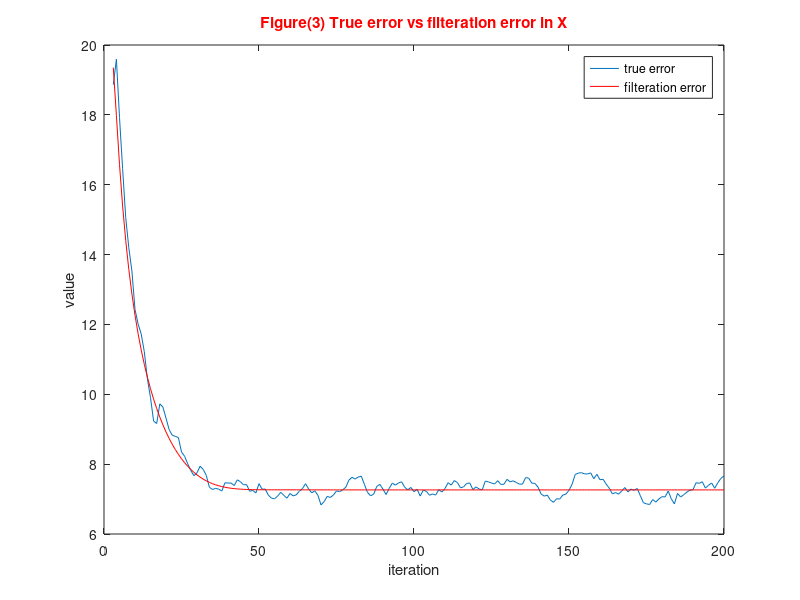
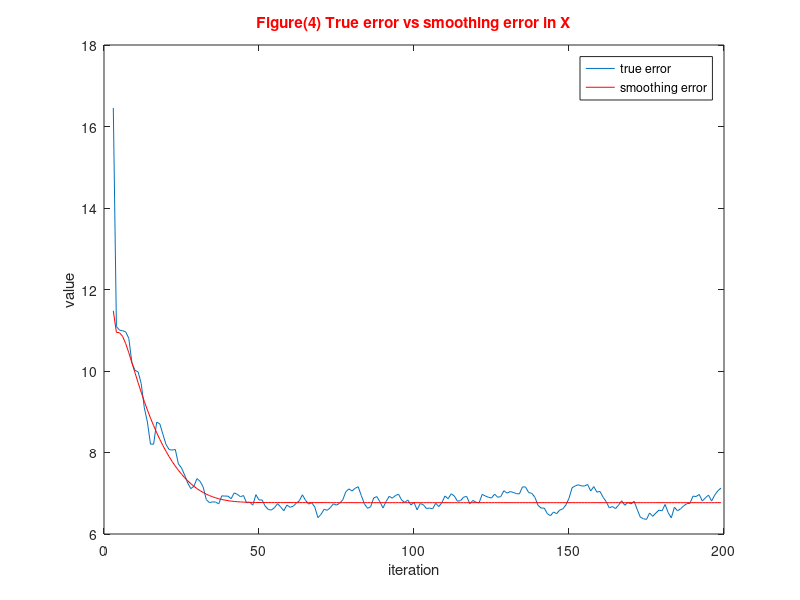
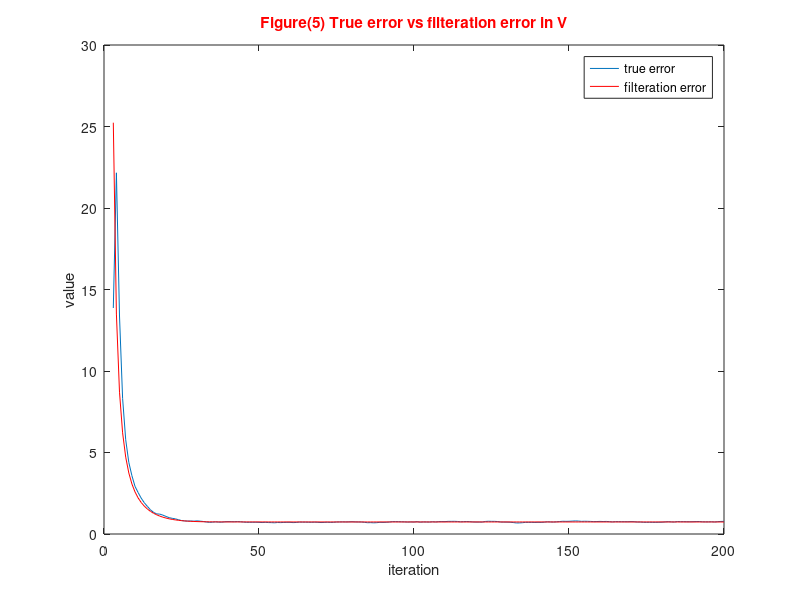
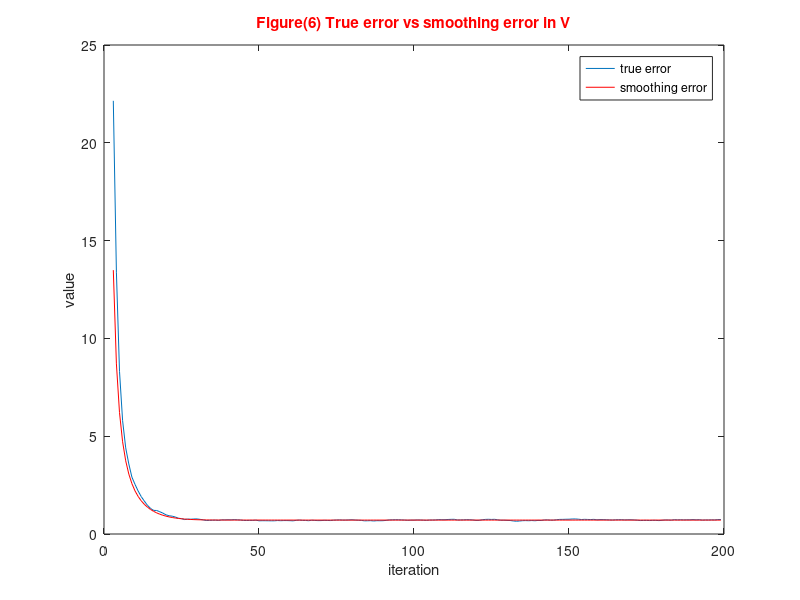

These charts were generated, in order, by the following MATLAB code:
M = 500;
    N=200;              % size of trajectory
    err_run_X = zeros(N-2,M);
    err_run_V = zeros(N-2,M);
    err_run_Xs = zeros(N-3,M);
    err_run_Vs = zeros(N-3,M);
    
    for r = 1:M
        x = zeros(N,1);     % real data for position
        V = zeros(N,1);     % real data for velocity
        a = zeros(N,1);     % noise
        z = zeros(N,1);     % measurements
        s_alpha = 0.2^2;    % sigma_w^2
        s_eta = 20^2;

        x(1) = 5;           % initial position
        V(1) = 1;           % initial velocity
        a(1) = normrnd(0,sqrt(s_eta));
        z(1) = x(1) + a(1);
        T = 1;              % time step

        for i = 2:N
            a(i) = normrnd(0,sqrt(s_alpha));
            x(i) = x(i-1) + V(i-1)*T + a(i)*T^2 /2; 
            V(i) = V(i-1) + a(i)*T;  
            z(i) = x(i) + normrnd(0,sqrt(s_eta));
        end


        phi = [1 T;0 1];    % transition matrix that relates Xi to Xi-1
        G = [T^2/2;T];      % input matrix, that determines how random acceleration affects state vector
        H = [1 0];          % observation matrix
        Q = G*G'*s_alpha;   % covariance matrix of state noise
        K = zeros(N,2);     %  array to save filter gain


        I = eye(2);
        R = s_eta;          % covariance matrix of measurements noise

        X = zeros(N,2);     % state vector, that describes full state of the system
        x_extrapolated = zeros(N-6,1);
        X(1,:)=[2,0];                    % Initial filtered estimate
        P_filteration = [10000 0; 0 10000];          % Initial filtration error covariance matrix
        P_value_X = zeros(N,1);            % array to save the caculation error in X
        P_value_V = zeros(N,1);            % array to save the caculation error in V
        K(1,:) = (P_filteration*H'*(H*P_filteration*H'+R)^-1)';  % initial value of filter gain

        m = 7;                  % extrapolation steps
        P_filteration_cell = cell(N,1);     % cell to save the P_filteration matrices
        P_prediction_cell = cell(N,1);     % cell to save the P_prediction matrices

        % kalman filter
        for i = 2:N
            % prediction(extrapolation)
                X_predicted = phi * X(i-1,:)';      % Prediction of state vector at time i using i ? 1 measurements
                P_prediction = phi*P_filteration*phi' + Q;                 % Prediction error covariance matrix
            % estimation
                X(i,:) = X_predicted + K(i-1,:)'*(z(i)- H*X_predicted);     % Improved estimate by incorporating a new measurement
                K_updated = P_prediction*H'*(H*P_prediction*H'+R)^-1;     % Filter gain, weight of residual
                P_filteration = (I - K_updated*H)*P_prediction;            % Filtration error covariance matrix
            % extrapolation
                if i >= m
                    x1 = phi^(m-1) * X(i-m+1,:)';
                    x_extrapolated(i-m+1)=x1(1);
                end
            % save values to be used in the smoothing step
                P_filteration_cell{i} = P_filteration; 
                P_prediction_cell{i} = P_prediction; 

        P_value_X(i)=sqrt(P_filteration(1,1)); 
        P_value_V(i)=sqrt(P_filteration(2,2));        
        K(i,:) = K_updated;

        end

        % backward sommothing
        X_smoothed = zeros(N-1,2);
        P_smoothing_value_X = zeros(N-1,1);
        P_smoothing_value_V = zeros(N-1,1);
        P_filteration_cell{1} = P_filteration;

        for i =  N-1:-1:1
            A = P_filteration_cell{i}*phi'/P_prediction_cell{i+1};
            X_smoothed(i,:) = X(i,:)' + A*(X(i+1,:)' - phi*X(i,:)');
            P_smoothing = P_filteration_cell{i}+A*(P_filteration_cell{i+1}-P_prediction_cell{i+1})*A';
            P_smoothing_value_X(i) = sqrt(P_smoothing(1,1));
            P_smoothing_value_V(i) = sqrt(P_smoothing(2,2));

        end
        
        err_run_X(:,r)=(x(3:N)- X(3:N,1)).^2;
        err_run_V(:,r)=(V(3:N)- X(3:N,2)).^2;
        err_run_Xs(:,r)=(X_smoothed(3:N-1,1)- x(3:N-1)).^2;
        %err_run_Xs(:,r)=(x(3:N-1)- X_smoothed(3:N-1,1)).^2;
        err_run_Vs(:,r)=(V(3:N-1)- X_smoothed(3:N-1,2)).^2;

    
    end
    
    error_true_X = zeros(N-2,1);
    error_true_V = zeros(N-2,1);
    error_true_Xs = zeros(N-3,1);
    error_true_Vs = zeros(N-3,1);    

    for i = 1:N-3
        error_true_X(i) = sqrt((1/(M-1))*sum(err_run_X(i,:)));
        error_true_V(i) = sqrt((1/(M-1))*sum(err_run_V(i,:)));
        error_true_Xs(i) = sqrt((1/(M-1))*sum(err_run_Xs(i,:)));
        error_true_Vs(i) = sqrt((1/(M-1))*sum(err_run_Vs(i,:)));
    end
        error_true_X(N-2) = sqrt((1/(M-1)*sum(err_run_X(N-2,:))));
        error_true_V(N-2) = sqrt((1/(M-1)*sum(err_run_V(N-2,:))));
    
    % Plot true & filteration error for X
    figure(3)
    %subplot(2,1,1)
    plot(3:N,error_true_X); hold on
    plot(3:N,P_value_X(3:N),'r')
    title('Figure(3) True error vs filteration error in X','color','r')
    xlabel('iteration')
    legend('true error','filteration error')
    ylabel('value')
        
    % Plot true & smoothing error for X
    figure(4)
    %subplot(2,1,2)
    plot(3:N-1,error_true_Xs); hold on
    plot(3:N-1,P_smoothing_value_X(3:N-1),'r')
    title('Figure(4) True error vs smoothing error in X','color','r')
    xlabel('iteration')
    legend('true error','smoothing error')
    ylabel('value')
    
    % Plot true & filteration error for V
    figure(5)
    %subplot(2,1,1)
    plot(3:N,error_true_V); hold on
    plot(3:N,P_value_V(3:N),'r')
    title('Figure(5) True error vs filteration error in V','color','r')
    xlabel('iteration')
    legend('true error','filteration error')
    ylabel('value')
    
    % Plot true & smoothing error for V
    figure(6)
    %subplot(2,1,2)
    plot(3:N-1,error_true_Vs); hold on
    plot(3:N-1,P_smoothing_value_V(3:N-1),'r')
    title('Figure(6) True error vs smoothing error in V','color','r')
    xlabel('iteration')
    legend('true error','smoothing error')
    ylabel('value')
    
